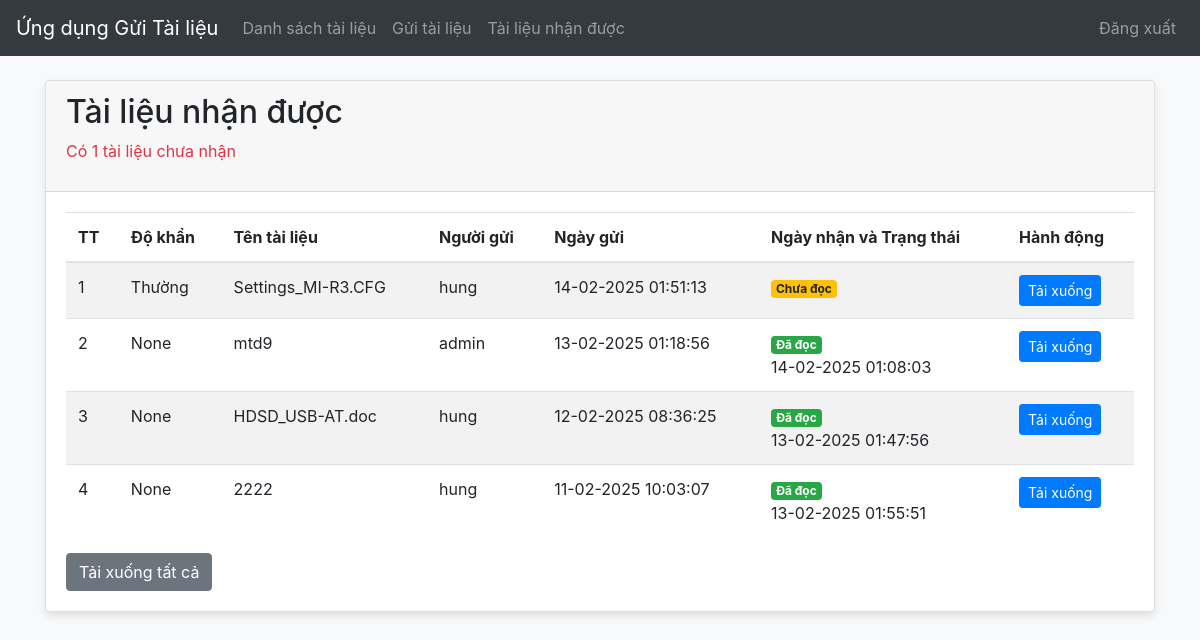
/received (signed in), run on an earlier commit of the app's database.
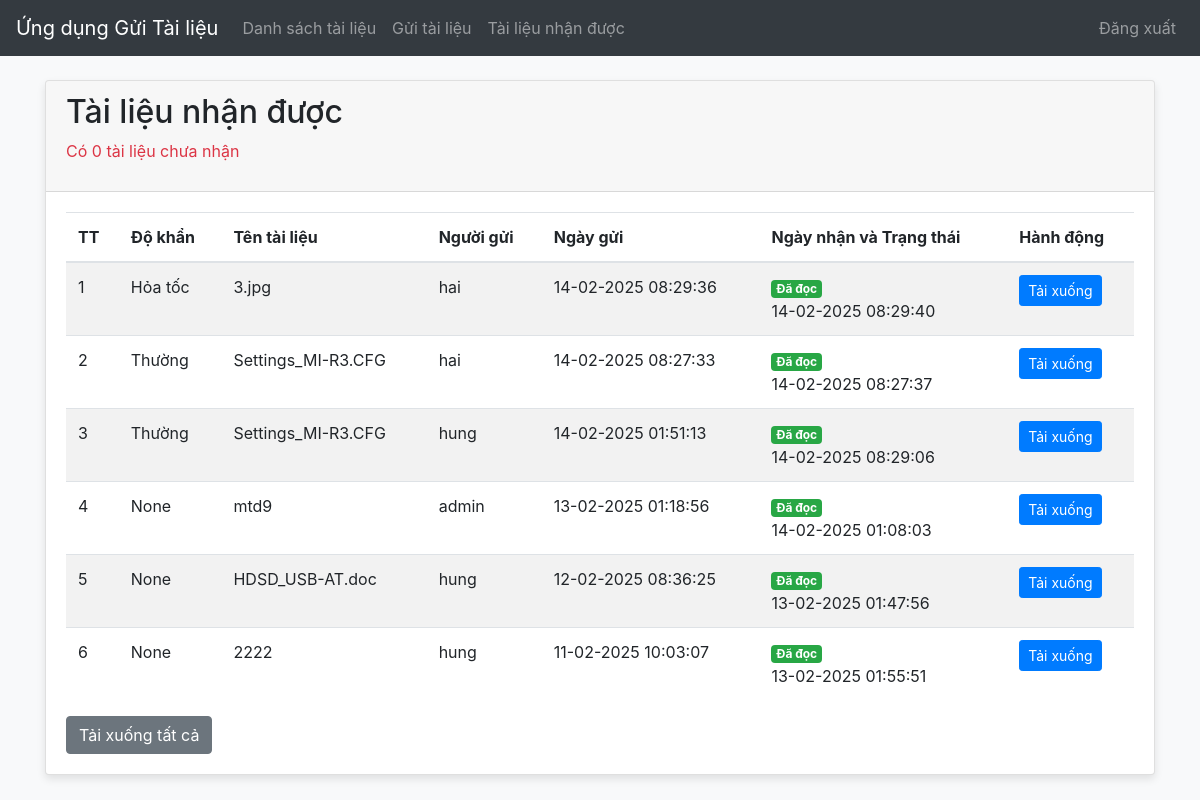
And on a later commit of the database.
### app/models.py (models this page shows, shortened)
class FileRecipient(db.Model):
    id = db.Column(db.Integer, primary_key=True)
    file_id = db.Column(db.Integer, db.ForeignKey('file.id'))
    recipient_id = db.Column(db.Integer, db.ForeignKey('user.id'))
    is_read = db.Column(db.Boolean, default=False)
    read_at = db.Column(db.DateTime, nullable=True)
    file = db.relationship('File', backref='recipients')
    recipient = db.relationship('User', backref='received_files')

class File(db.Model):
    id = db.Column(db.Integer, primary_key=True)
    name = db.Column(db.String(255))
    file_path = db.Column(db.String(255))
    uploaded_at = db.Column(db.DateTime, default=datetime.utcnow)
    urgency = db.Column(db.String(20))
    uploaded_by_id = db.Column(db.Integer, db.ForeignKey('user.id'))
    uploaded_by = db.relationship('User', backref='uploaded_files')

class User(UserMixin, db.Model):
    id = db.Column(db.Integer, primary_key=True)
    username = db.Column(db.String(64), index=True, unique=True)
    password_hash = db.Column(db.String(128))
    is_admin = db.Column(db.Boolean, default=False)
    groups = db.relationship('Group', secondary=user_groups, back_populates='users')

### app/routes.py (the view)
@bp.route('/received')
@login_required
def received_files():
    files = FileRecipient.query.filter_by(recipient_id=current_user.id).join(File).order_by(File.uploaded_at.desc()).all()
    unread_files_count = FileRecipient.query.filter_by(recipient_id=current_user.id, is_read=False).count()
    today_files = [file for file in files if file.file.uploaded_at.date() == date.today()]
    unread_files = [file for file in files if not file.is_read]
    return render_template('received_files.html', files=files, today_files=len(today_files),
                           unread_files=len(unread_files), unread_files_count=unread_files_count)

### app/models.py (called while the page is built)
@login.user_loader
def load_user(id):
    return User.query.get(int(id))

### app/templates/received_files.html
{% extends 'base.html' %}
{% block content %}
<div class="card mt-4">
    <div class="card-header">
        <h2>Tài liệu nhận được</h2>
        <p class="text-danger">Có {{ unread_files_count }} tài liệu chưa nhận</p>
    </div>
    <div class="card-body">
        <table class="table table-striped">
            <thead>
                <tr>
                    <th>TT</th>
                    <th>Độ khẩn</th>
                    <th>Tên tài liệu</th>
                    <th>Người gửi</th>
                    <th>Ngày gửi</th>
                    <th>Ngày nhận và Trạng thái</th>
                    <th>Hành động</th>
                </tr>
            </thead>
            <tbody>
                {% for recipient in files %}
                <tr>
                    <td>{{ loop.index }}</td>
                    <td>{{ recipient.file.urgency }}</td>
                    <td>{{ recipient.file.name }}</td>
                    <td>{{ recipient.file.uploaded_by.username }}</td>
                    <td>{{ recipient.file.uploaded_at.strftime('%d-%m-%Y %H:%M:%S') }}</td>
                    <td>
                        {% if recipient.is_read %}
                        <span class="badge badge-success">Đã đọc</span>
                        {% else %}
                        <span class="badge badge-warning">Chưa đọc</span>
                        {% endif %}
                        <br>
                        {{ recipient.read_at.strftime('%d-%m-%Y %H:%M:%S') if recipient.read_at else '' }}
                    </td>
                    <td>
                        <a href="{{ url_for('routes.download_file', file_id=recipient.file.id) }}" class="btn btn-primary btn-sm">Tải xuống</a>
                    </td>
                </tr>
                {% endfor %}
            </tbody>
        </table>
        <a href="{{ url_for('routes.download_all_files') }}" class="btn btn-secondary">Tải xuống tất cả</a>
    </div>
</div>
{% endblock %}

### app/templates/base.html (shortened to what this page needs)
<!DOCTYPE html>
<html lang="en">
<head>
    <link rel="stylesheet" href="{{ url_for('static', filename='css/bootstrap.min.css') }}">
    <link rel="stylesheet" href="{{ url_for('static', filename='css/fontawesome.min.css') }}">
    <link rel="stylesheet" href="{{ url_for('static', filename='css/admin.css') }}">
</head>
<body>
    <nav class="navbar navbar-expand-lg navbar-dark bg-dark">
        <a class="navbar-brand" href="{{ url_for('routes.file_list') }}">Ứng dụng Gửi Tài liệu</a>
        <div class="collapse navbar-collapse" id="navbarNav">
            <ul class="navbar-nav">
                <li class="nav-item">
                    <a class="nav-link" href="{{ url_for('routes.file_list') }}">Danh sách tài liệu</a>
                </li>
                <li class="nav-item">
                    <a class="nav-link" href="{{ url_for('routes.upload_file') }}">Gửi tài liệu</a>
                </li>
                <li class="nav-item">
                    <a class="nav-link" href="{{ url_for('routes.received_files') }}">Tài liệu nhận được</a>
                </li>
            </ul>
            <ul class="navbar-nav ml-auto">
                <li class="nav-item">
                    <a class="nav-link" href="{{ url_for('auth.logout') }}"><i class="fas fa-sign-out-alt"></i> Đăng xuất</a>
                </li>
            </ul>
        </div>
    </nav>
    <div class="container mt-4">
        {% block content %}{% endblock %}
    </div>
</body>
</html>

### app/static/css/admin.css (style rules this page uses)
body { background-color: #f8f9fa; }
.navbar { margin-bottom: 20px; }
.card { box-shadow: 0 4px 8px rgba(0,0,0,0.1); }
.table-striped tbody tr:nth-of-type(odd) { background-color: rgba(0,0,0,.05); }
.badge-success { background-color: #28a745; }

What changed in the data, as far as the page shows it:
added FileRecipient: file.urgency "Hỏa tốc", file.name "3.jpg", file.uploaded_by.username "hai", file.uploaded_at "14-02-2025 08:29:36", is_read "Đã đọc", read_at "14-02-2025 08:29:40"
added FileRecipient: file.urgency "Thường", file.name "Settings_MI-R3.CFG", file.uploaded_by.username "hai", file.uploaded_at "14-02-2025 08:27:33", is_read "Đã đọc", read_at "14-02-2025 08:27:37"
changed FileRecipient (number 3 of 6 on the later page): read_at (not shown) → "14-02-2025 08:29:06"; is_read "Chưa đọc" → "Đã đọc"
Also different on the page:
{{ unread_files_count }}: "1" → "0"
